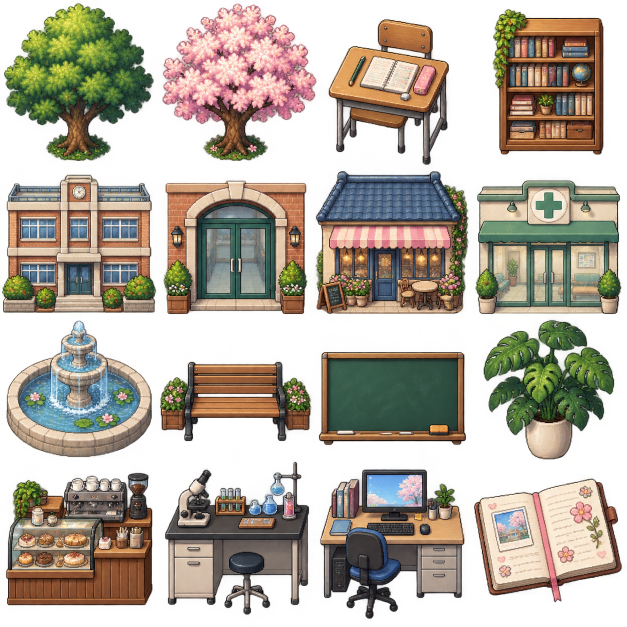
#> input picture components/rpg_game/assets/environment-source.png, 1254 x 1254 px (shown at 1/2 size); its folder holds 8 pictures in this run
$ python normalize_assets.py
#> lines starting #> are read from the running program, lines starting #| are printed output that depends on the picture
"""Rebuild game sheets from included AI originals. Pillow only; no API required."""
from pathlib import Path
from PIL import Image
ROOT=Path(__file__).resolve().parents[1]/'components/rpg_game/assets'
for name in ['environment','buildings','furniture','facilities','details']:
    Image.open(ROOT/f'{name}-source.png').convert('RGBA').resize((1024,1024),Image.Resampling.NEAREST).save(ROOT/f'{name}.png')
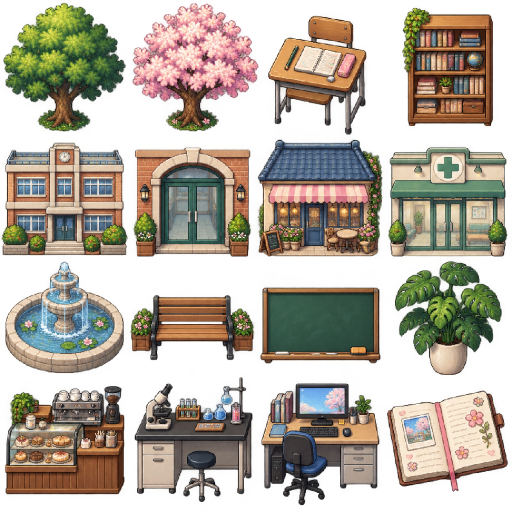
#> saved as environment.png: PIL image 1024x1024 RGBA (shown at 1/2 size); mean R, G, B, A 93.8, 81.6, 65.9, 147.7; transparent parts drawn white
#> pass 2 of the loop `for name in ['environment','buildings','furniture','facilities','detai..`:
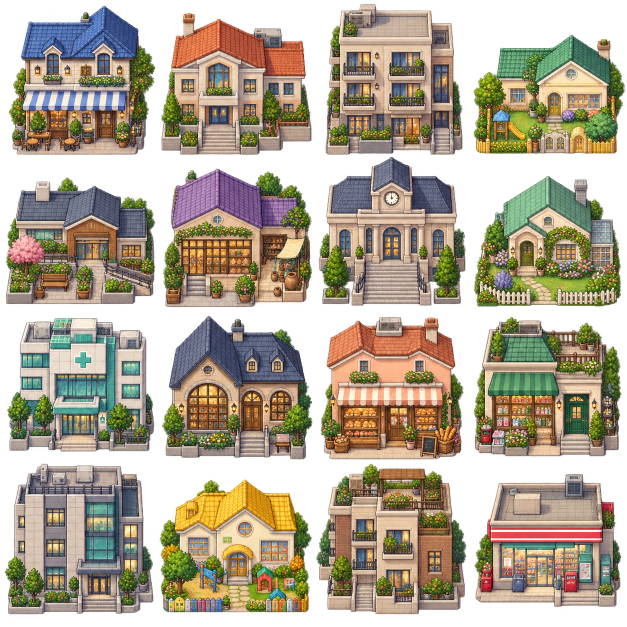
#> input picture components/rpg_game/assets/buildings-source.png, 1254 x 1254 px (shown at 1/2 size)
#> `Image.open(ROOT/f'{name}-source.png').convert('RGBA').resize((1024,102..`:
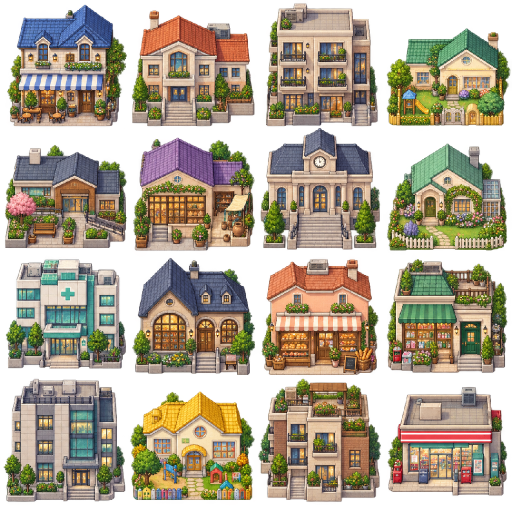
#> saved as buildings.png: PIL image 1024x1024 RGBA (shown at 1/2 size); mean R, G, B, A 106.8, 95.2, 74.7, 173; transparent parts drawn white
#> (the run stopped early here; a loop or call above may not have finished)
